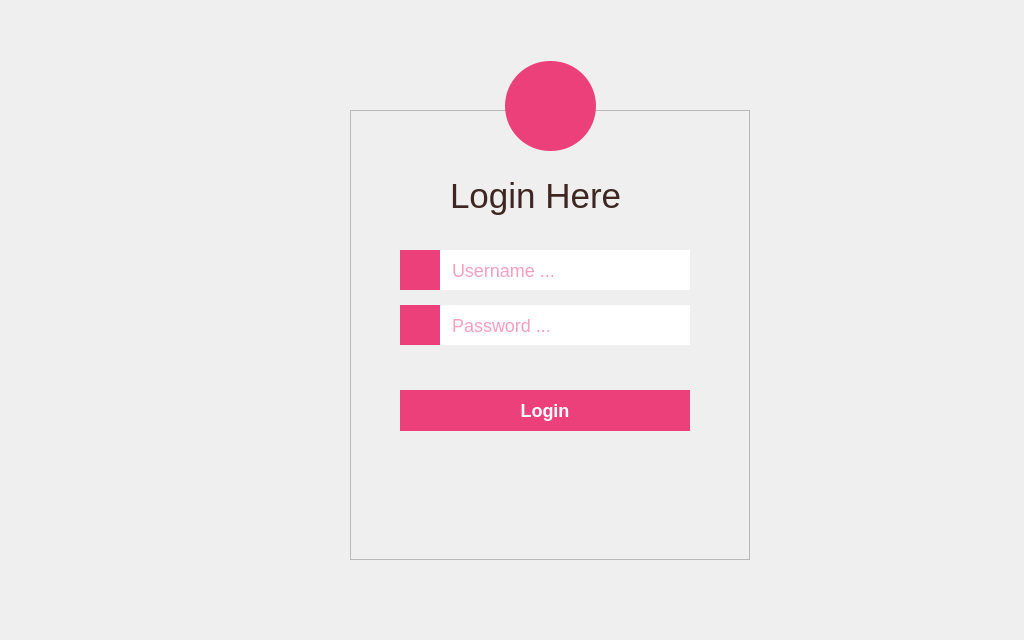
<?xml version="1.0" encoding="UTF-8"?>
<ui version="4.0">
 <class>login_form</class>
 <widget class="QWidget" name="login_form">
  <property name="geometry">
   <rect>
    <x>0</x>
    <y>0</y>
    <width>1024</width>
    <height>640</height>
   </rect>
  </property>
  <property name="minimumSize">
   <size>
    <width>850</width>
    <height>550</height>
   </size>
  </property>
  <property name="maximumSize">
   <size>
    <width>1024</width>
    <height>640</height>
   </size>
  </property>
  <property name="windowTitle">
   <string>Login</string>
  </property>
  <property name="windowIcon">
   <iconset>
    <normaloff>:/icons/arts.png</normaloff>:/icons/arts.png</iconset>
  </property>
  <property name="styleSheet">
   <string notr="true">QWidget{
	font-family: url(:/fonts/OpenSans-Regular.ttf);
	font-size: 35px;
}
#login_form {
	background-image: url(:/images/pic1.jpg);
	background-repeat: no-repeat;
}

QFrame#login_frame {
	background-color: rgba(238, 238, 238, .8);
}
QLabel#login_header {
	color: #3e2723;
}

QToolButton#login_logo {
    background-color: #ec407a;
	border-radius: 45px;
}

QLineEdit {
	background-color: #fff;
	color: #ec407a;
	border: 1px soild;
	padding: 0 10px;
	font-size: 18px;
}

QLabel#user_pic, QLabel#pass_pic  {
	background-color:#ec407a;
}

QPushButton#login_button {
	background-color: #ec407a;
	border: 1px soild;
	color: #fff;
	font-size: 18px;
	font-weight: bold;
}

QPushButton#login_button:hover {
	background-color: #ad1457;
	border: 1px soild;
	color: #fff;
}

QLabel#error_message {
	 color: #d50000;
	font-size: 14px;
}</string>
  </property>
  <widget class="QFrame" name="login_frame">
   <property name="geometry">
    <rect>
     <x>350</x>
     <y>110</y>
     <width>400</width>
     <height>450</height>
    </rect>
   </property>
   <property name="frameShape">
    <enum>QFrame::StyledPanel</enum>
   </property>
   <property name="frameShadow">
    <enum>QFrame::Raised</enum>
   </property>
   <widget class="QLabel" name="login_header">
    <property name="geometry">
     <rect>
      <x>100</x>
      <y>60</y>
      <width>221</width>
      <height>51</height>
     </rect>
    </property>
    <property name="text">
     <string>Login Here</string>
    </property>
   </widget>
   <widget class="QLineEdit" name="password">
    <property name="geometry">
     <rect>
      <x>90</x>
      <y>195</y>
      <width>250</width>
      <height>40</height>
     </rect>
    </property>
    <property name="echoMode">
     <enum>QLineEdit::Password</enum>
    </property>
    <property name="placeholderText">
     <string>Password ...</string>
    </property>
   </widget>
   <widget class="QPushButton" name="login_button">
    <property name="geometry">
     <rect>
      <x>50</x>
      <y>280</y>
      <width>290</width>
      <height>41</height>
     </rect>
    </property>
    <property name="text">
     <string>Login</string>
    </property>
   </widget>
   <widget class="QLineEdit" name="username">
    <property name="geometry">
     <rect>
      <x>90</x>
      <y>140</y>
      <width>250</width>
      <height>40</height>
     </rect>
    </property>
    <property name="minimumSize">
     <size>
      <width>40</width>
      <height>35</height>
     </size>
    </property>
    <property name="echoMode">
     <enum>QLineEdit::Normal</enum>
    </property>
    <property name="placeholderText">
     <string>Username ...</string>
    </property>
   </widget>
   <widget class="QLabel" name="user_pic">
    <property name="enabled">
     <bool>true</bool>
    </property>
    <property name="geometry">
     <rect>
      <x>50</x>
      <y>140</y>
      <width>40</width>
      <height>40</height>
     </rect>
    </property>
    <property name="minimumSize">
     <size>
      <width>0</width>
      <height>0</height>
     </size>
    </property>
    <property name="text">
     <string/>
    </property>
    <property name="pixmap">
     <pixmap resource="resources/res.qrc">:/icons/user24-white.png</pixmap>
    </property>
    <property name="alignment">
     <set>Qt::AlignCenter</set>
    </property>
   </widget>
   <widget class="QLabel" name="pass_pic">
    <property name="enabled">
     <bool>true</bool>
    </property>
    <property name="geometry">
     <rect>
      <x>50</x>
      <y>195</y>
      <width>40</width>
      <height>40</height>
     </rect>
    </property>
    <property name="minimumSize">
     <size>
      <width>0</width>
      <height>0</height>
     </size>
    </property>
    <property name="text">
     <string/>
    </property>
    <property name="pixmap">
     <pixmap resource="resources/res.qrc">:/icons/pass-24-white.png</pixmap>
    </property>
    <property name="alignment">
     <set>Qt::AlignCenter</set>
    </property>
   </widget>
   <widget class="QLabel" name="error_message">
    <property name="geometry">
     <rect>
      <x>10</x>
      <y>350</y>
      <width>381</width>
      <height>81</height>
     </rect>
    </property>
    <property name="font">
     <font>
      <family>:/fonts/OpenSans-Regular.ttf</family>
      <pointsize>-1</pointsize>
     </font>
    </property>
    <property name="text">
     <string/>
    </property>
   </widget>
  </widget>
  <widget class="QToolButton" name="login_logo">
   <property name="geometry">
    <rect>
     <x>505</x>
     <y>61</y>
     <width>91</width>
     <height>90</height>
    </rect>
   </property>
   <property name="text">
    <string/>
   </property>
   <property name="icon">
    <iconset resource="resources/res.qrc">
     <normaloff>:/icons/user.png</normaloff>:/icons/user.png</iconset>
   </property>
   <property name="iconSize">
    <size>
     <width>45</width>
     <height>45</height>
    </size>
   </property>
  </widget>
 </widget>
 <tabstops>
  <tabstop>username</tabstop>
  <tabstop>password</tabstop>
  <tabstop>login_button</tabstop>
  <tabstop>login_logo</tabstop>
 </tabstops>
 <resources>
  <include location="resources/res.qrc"/>
 </resources>
 <connections/>
</ui>
